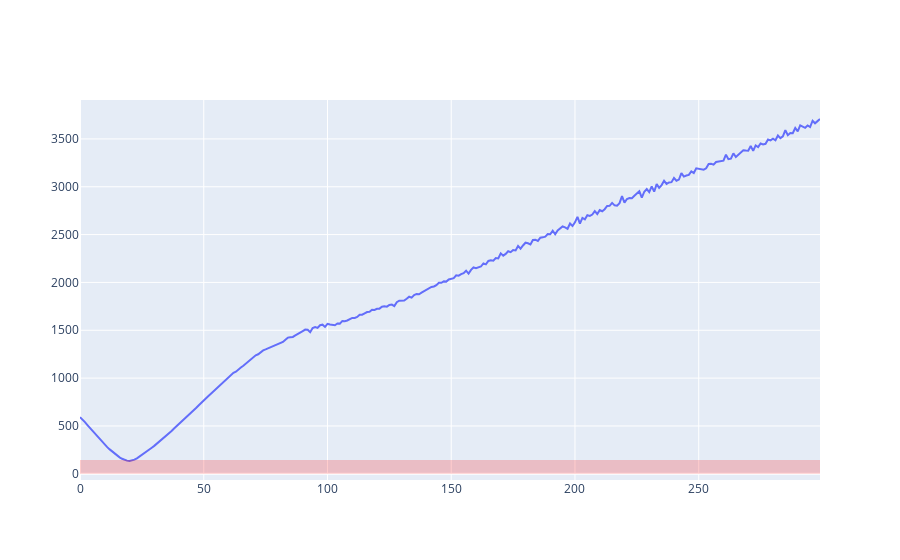

The code cell stored with this chart in its notebook:
### Code cell
i = 0
for idx, scenario in enumerate(scenarios):
    if scenario.name == 'St7tr90h0v20vi10':
        i = idx
        break
scenario = scenarios[i]
thresh = scenario.get_thresh
dist = scenario.mean_dist
x = list(dist.keys())
y = [v[0] for v in dist.values()]
#lowc = scenario.dist_lowc_sev
#dlowc = scenario.mean_severity

fig = go.Figure()

fig.add_trace(go.Scatter(x=x, y=y,
                    mode='lines',
                 name='lines'))
fig.add_hrect(y0=0.0, y1=scenario.get_thresh(), line_width=0, fillcolor="red", opacity=0.2)
fig.show()

### Figure 1 — Plotly figure (JSON) as saved in the notebook; plotly's stock layout.template omitted (floating-point values rounded to 4 significant figures; data arrays with more than 128 entries replaced by an {"elided": "..."} marker saying what was removed)
{"data": [{"mode": "lines", "name": "lines", "type": "scatter", "x": {"elided": "300 int values"}, "y": {"elided": "300 float values"}}], "layout": {"autosize": true, "shapes": [{"fillcolor": "red", "line": {"width": 0}, "opacity": 0.2, "type": "rect", "x0": 0, "x1": 1, "xref": "x domain", "y0": 0, "y1": 145.1, "yref": "y"}], "xaxis": {"autorange": true, "range": [0, 299], "type": "linear"}, "yaxis": {"autorange": true, "range": [-64.97, 3907.0], "type": "linear"}}}
